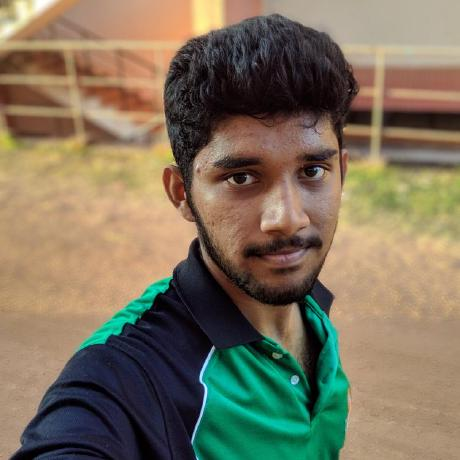
#> input picture profile_pic.jpg, 460 x 460 px
$ python -i bot.py   (imports and definitions only)   (older library calls are emulated)
#> lines starting #> are read from the running program, lines starting #| are printed output that depends on the picture
#> further down, picture is the input picture: PIL image 460x460 RGB; mean R, G, B 125.9, 114.6, 92.9
import time
import random
import traceback
from pathlib import Path
from PIL import Image, ImageDraw


from pyrogram import Client, api

from config import Config


def remap(OldValue):
    OldMax = 255
    OldMin = 0
    NewMax = 9
    NewMin = 0
    OldRange = (OldMax - OldMin)
    NewRange = (NewMax - NewMin)
    return round((((OldValue - OldMin) * NewRange) / OldRange) + NewMin)


def get_w_h_a(image):
    w, h = image.size
#> w = 460; h = 460
    a = float(h)/float(w)
#> a = 1
    return w, h, a


def resize(image, new_width, new_height=None):
    old_width, old_height, aspect_ratio = get_w_h_a(image)
#> old_width = 460; old_height = 460; aspect_ratio = 1
    if new_height is None:
        new_height = int(aspect_ratio * new_width)
#> new_height = 720
    new_dim = (new_width, new_height)
#> new_dim = (720, 720)
    new_image = image.resize(new_dim)
    return new_image


def modify(image):
    ASCII_CHARS = '@%#*+=-:. '
    new_pixels = [ASCII_CHARS[remap(pixel_value)] for pixel_value in image.getdata()]
    return ''.join(new_pixels)


def convert2text(image, new_width=720):
    image = resize(image, new_width)

    image = image.convert('L')
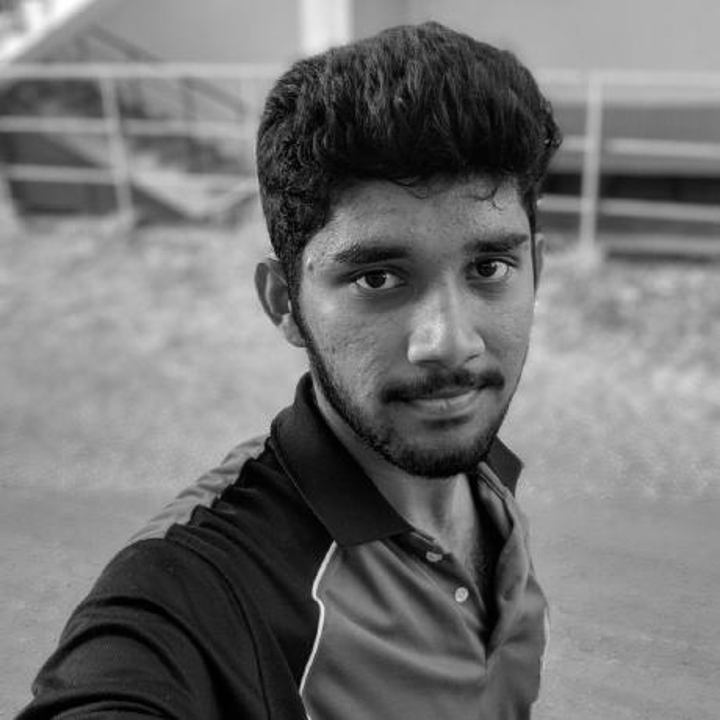
#> image: PIL image 720x720 L; min 0, max 255, mean 115.5

    pixels = modify(image)
#> in modify, `new_pixels = [ASCII_CHARS[remap(pixel_value)] for pixel_value in image..`: new_pixels = 518400 items

    new_image = [pixels[index:index+new_width] for index in range(0, len(pixels), new_width)]
#> new_image = 720 items

    return '\n'.join(new_image)


# [56 lines left out: functions ascii_pic, initiate_pic_updation, main, not called in this run]


# [2 lines not run here, left out]

>>> from PIL import Image
>>> picture = Image.open('profile_pic.jpg')
>>> result = convert2text(picture)
